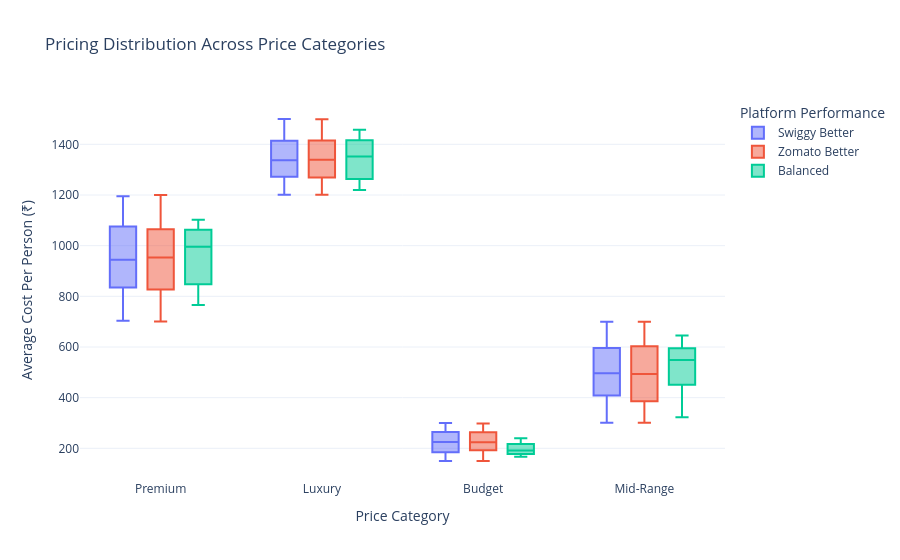

The notebook cell saved with this chart:
### Code cell
# Create box plot
fig = px.box(
    df,
    x='price_category',
    y='avg_cost_per_person_inr',
    color='platform_performance_better',
    points='outliers',  # Show only outlier points
    title='Pricing Distribution Across Price Categories',
    labels={
        'price_category': 'Price Category',
        'avg_cost_per_person_inr': 'Average Cost Per Person (₹)',
        'platform_performance_better': 'Better Performing Platform'
    }
)

fig.update_layout(
    template='plotly_white',
    xaxis_title='Price Category',
    yaxis_title='Average Cost Per Person (₹)',
    legend_title='Platform Performance'
)

fig.show()

### Figure 1 — Plotly figure (JSON) as saved in the notebook; plotly's stock layout.template omitted (floating-point values rounded to 4 significant figures; data arrays with more than 128 entries replaced by an {"elided": "..."} marker saying what was removed)
{"data": [{"alignmentgroup": "True", "boxpoints": "outliers", "hovertemplate": "Better Performing Platform=Swiggy Better<br>Price Category=%{x}<br>Average Cost Per Person (₹)=%{y}<extra></extra>", "legendgroup": "Swiggy Better", "marker": {"color": "#636efa"}, "name": "Swiggy Better", "notched": false, "offsetgroup": "Swiggy Better", "orientation": "v", "showlegend": true, "type": "box", "x": {"elided": "1195 str values"}, "x0": " ", "xaxis": "x", "y": {"elided": "1195 int values"}, "y0": " ", "yaxis": "y"}, {"alignmentgroup": "True", "boxpoints": "outliers", "hovertemplate": "Better Performing Platform=Zomato Better<br>Price Category=%{x}<br>Average Cost Per Person (₹)=%{y}<extra></extra>", "legendgroup": "Zomato Better", "marker": {"color": "#EF553B"}, "name": "Zomato Better", "notched": false, "offsetgroup": "Zomato Better", "orientation": "v", "showlegend": true, "type": "box", "x": {"elided": "1273 str values"}, "x0": " ", "xaxis": "x", "y": {"elided": "1273 int values"}, "y0": " ", "yaxis": "y"}, {"alignmentgroup": "True", "boxpoints": "outliers", "hovertemplate": "Better Performing Platform=Balanced<br>Price Category=%{x}<br>Average Cost Per Person (₹)=%{y}<extra></extra>", "legendgroup": "Balanced", "marker": {"color": "#00cc96"}, "name": "Balanced", "notched": false, "offsetgroup": "Balanced", "orientation": "v", "showlegend": true, "type": "box", "x": ["Luxury", "Premium", "Luxury", "Mid-Range", "Luxury", "Mid-Range", "Luxury", "Mid-Range", "Budget", "Luxury", "Mid-Range", "Luxury", "Mid-Range", "Luxury", "Premium", "Budget", "Luxury", "Mid-Range", "Luxury", "Premium", "Mid-Range", "Luxury", "Premium", "Luxury", "Luxury", "Premium", "Budget", "Budget", "Premium", "Premium", "Premium", "Luxury"], "x0": " ", "xaxis": "x", "y": [1220, 1102, 1242, 424, 1430, 323, 1360, 645, 240, 1270, 579, 1447, 530, 1352, 964, 188, 1458, 549, 1238, 766, 601, 1412, 782, 1316, 1381, 1028, 194, 167, 913, 1077, 1048, 1299], "y0": " ", "yaxis": "y"}], "layout": {"boxmode": "group", "legend": {"title": {"text": "Platform Performance"}, "tracegroupgap": 0}, "title": {"text": "Pricing Distribution Across Price Categories"}, "xaxis": {"anchor": "y", "domain": [0, 1], "title": {"text": "Price Category"}}, "yaxis": {"anchor": "x", "domain": [0, 1], "title": {"text": "Average Cost Per Person (₹)"}}}}
